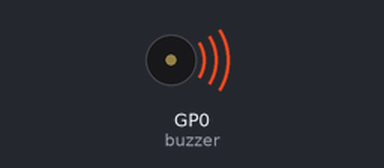
The program below on a simulated Raspberry Pi Pico running MicroPython. Shown: buzzer (waves = sounding). At 0.9 s the program stops and its outputs stay as they are.

Above: at 0.1 s.
At 0.55 s:
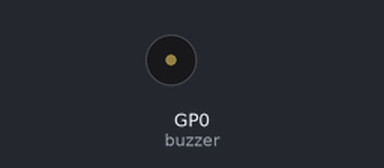
Timing chart, 0 to 2.4 s (numbered marks = the images above):
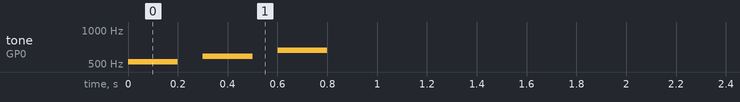

The program:

musicalnote.py
```python
#Library
from machine import Pin, PWM
import time
#setup
buzzer=PWM(Pin(0))

#Do  C key
buzzer.duty_u16(10000)  #duty cycle
buzzer.freq(523)        #frequency
time.sleep(.2)          #play time
buzzer.duty_u16(0)      #stop
time.sleep(.1)          #stop time

#Re  D key
buzzer.duty_u16(10000)
buzzer.freq(587)
time.sleep(.2)
buzzer.duty_u16(0)
time.sleep(.1)

#Mi  E Key
buzzer.duty_u16(10000)
buzzer.freq(659)
time.sleep(.2)
buzzer.duty_u16(0)
time.sleep(.1)
```

Measured:
- by itself, tone on GP0 (buzzer): plays 523 Hz for 0.20 s, 587 Hz for 0.20 s, 659 Hz for 0.20 s
